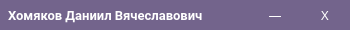
    <widget class="QFrame" name="frame_2">
     <property name="minimumSize">
      <size>
       <width>350</width>
       <height>30</height>
      </size>
     </property>
     <property name="maximumSize">
      <size>
       <width>350</width>
       <height>30</height>
      </size>
     </property>
     <property name="styleSheet">
      <string notr="true">QFrame {
    background-color: rgba(115, 100, 140, 1); /* Красивый? Цвет фона */
    border-radius: 12px; /* Радиус скругления краев */
    border: none; /* Убираем границу */
}
</string>
     </property>
     <property name="frameShape">
      <enum>QFrame::StyledPanel</enum>
     </property>
     <property name="frameShadow">
      <enum>QFrame::Plain</enum>
     </property>
     <widget class="QPushButton" name="pushButtonClose">
      <property name="geometry">
       <rect>
        <x>300</x>
        <y>0</y>
        <width>50</width>
        <height>30</height>
       </rect>
      </property>
      <property name="minimumSize">
       <size>
        <width>50</width>
        <height>30</height>
       </size>
      </property>
      <property name="maximumSize">
       <size>
        <width>50</width>
        <height>30</height>
       </size>
      </property>
      <property name="font">
       <font>
        <family>Sans Serif Collection</family>
        <pointsize>10</pointsize>
       </font>
      </property>
      <property name="styleSheet">
       <string notr="true">QPushButton {
    background-color: transparent; /* Прозрачный фон */
    border: none; /* Убираем рамку */
    color: white; /* Белый цвет текста */
}

/* При наведении на кнопку */
QPushButton:hover {
    background-color: rgba(255, 0, 0, 100); /* Красный цвет с небольшой прозрачностью */
    border-radius: 12px; /* Увеличенный радиус скругления краев */
}

QPushButton:pressed {
    background-color: rgba(255, 0, 0, 200); /* Красный цвет с более высокой прозрачностью */
}</string>
      </property>
      <property name="text">
       <string>X</string>
      </property>
     </widget>
     <widget class="QPushButton" name="pushButtonMinimize">
      <property name="geometry">
       <rect>
        <x>250</x>
        <y>0</y>
        <width>50</width>
        <height>30</height>
       </rect>
      </property>
      <property name="minimumSize">
       <size>
        <width>50</width>
        <height>30</height>
       </size>
      </property>
      <property name="maximumSize">
       <size>
        <width>50</width>
        <height>30</height>
       </size>
      </property>
      <property name="font">
       <font>
        <family>Sans Serif Collection</family>
        <pointsize>10</pointsize>
        <weight>50</weight>
        <bold>false</bold>
       </font>
      </property>
      <property name="styleSheet">
       <string notr="true">QPushButton {
    background-color: transparent; /* Прозрачный фон */
    border: none; /* Убираем рамку */
    color: white; /* Белый цвет текста */
}


QPushButton:hover {
    background-color: rgba(255, 255, 255, 100); /* Белый цвет с менее яркой прозрачностью */
    border-radius: 12px; /* Увеличенный радиус скругления краев */
}

QPushButton:pressed {
    background-color: rgba(255, 255, 255, 150); /* Белый цвет с более мягкой прозрачностью */
}</string>
      </property>
      <property name="text">
       <string>—</string>
      </property>
     </widget>
     <widget class="QLabel" name="label">
      <property name="geometry">
       <rect>
        <x>0</x>
        <y>0</y>
        <width>250</width>
        <height>30</height>
       </rect>
      </property>
      <property name="minimumSize">
       <size>
        <width>250</width>
        <height>30</height>
       </size>
      </property>
      <property name="maximumSize">
       <size>
        <width>250</width>
        <height>30</height>
       </size>
      </property>
      <property name="font">
       <font>
        <family>Roboto</family>
        <pointsize>10</pointsize>
        <weight>75</weight>
        <italic>false</italic>
        <bold>true</bold>
       </font>
      </property>
      <property name="styleSheet">
       <string notr="true">QLabel {
    color: rgba(255, 255, 255, 1); /* Белый текст */
    background-color: transparent; /* Прозрачный фон */
    border: none; /* Убираем рамку */
	padding-left: 5px; /* Отступ тексту слева */
}</string>
      </property>
      <property name="text">
       <string>Хомяков Даниил Вячеславович</string>
      </property>
     </widget>
    </widget>
